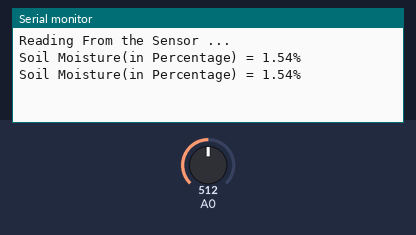
The sketch below on a simulated ESP8266 (NodeMCU). Parts: the last lines printed to the serial monitor. The inputs (shaded band) are chosen by the test bench; at power-on: A0 = 512.

Above: at 3.2 s.
3.3 s: A0 set to 716
At 4.6 s:
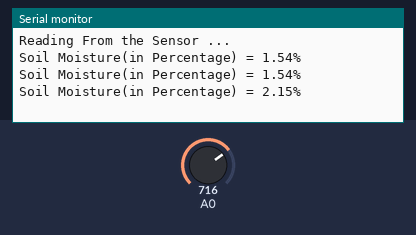
4.8 s: A0 set to 900
At 5.8 s:
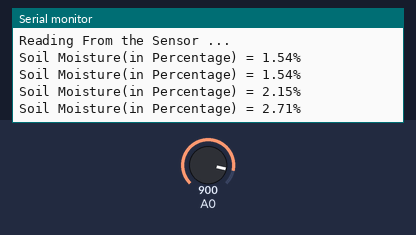
Timing chart, 0 to 7.8 s (numbered marks = the images above; inputs shaded):
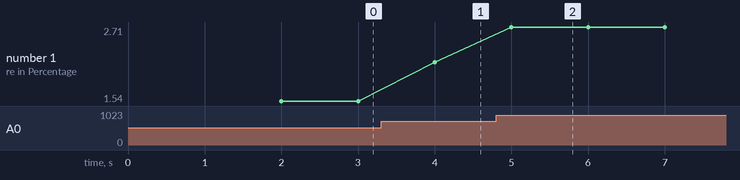

Measured:
- after the input at 3.3 s, the serial monitor: prints a new line after 0.70 s (image 1)
- after the input at 4.8 s, the serial monitor: prints a new line after 0.20 s (image 2)
- plotted number 1: 1.54 → 2.15 after the input at 3.3 s, 2.15 → 2.71 after the input at 4.8 s

The sketch:

Soil_Moisture.ino
```cpp
#include <ESP8266WiFi.h>
#include <WiFiClient.h>
#include <ArduinoJson.h>
#include <ESP8266HTTPClient.h>
#include <DHT.h>

int sensor_pin = 12;

void setup() {
  Serial.begin(115200);
  while(! Serial);
  Serial.println("Reading From the Sensor ...");
  delay(2000);
}

void loop() {
  // put your main code here, to run repeatedly:
 float moisture_percentage;

  moisture_percentage = (analogRead(sensor_pin)*3.08)/1024;

  Serial.print("Soil Moisture(in Percentage) = ");
  Serial.print(moisture_percentage);
  Serial.println("%");

  delay(1000);
/*if(digitalRead(sensor_pin) == HIGH){
Serial.println("da");
} else {
Serial.println("nu");
delay(1000);
}*/
}
```
